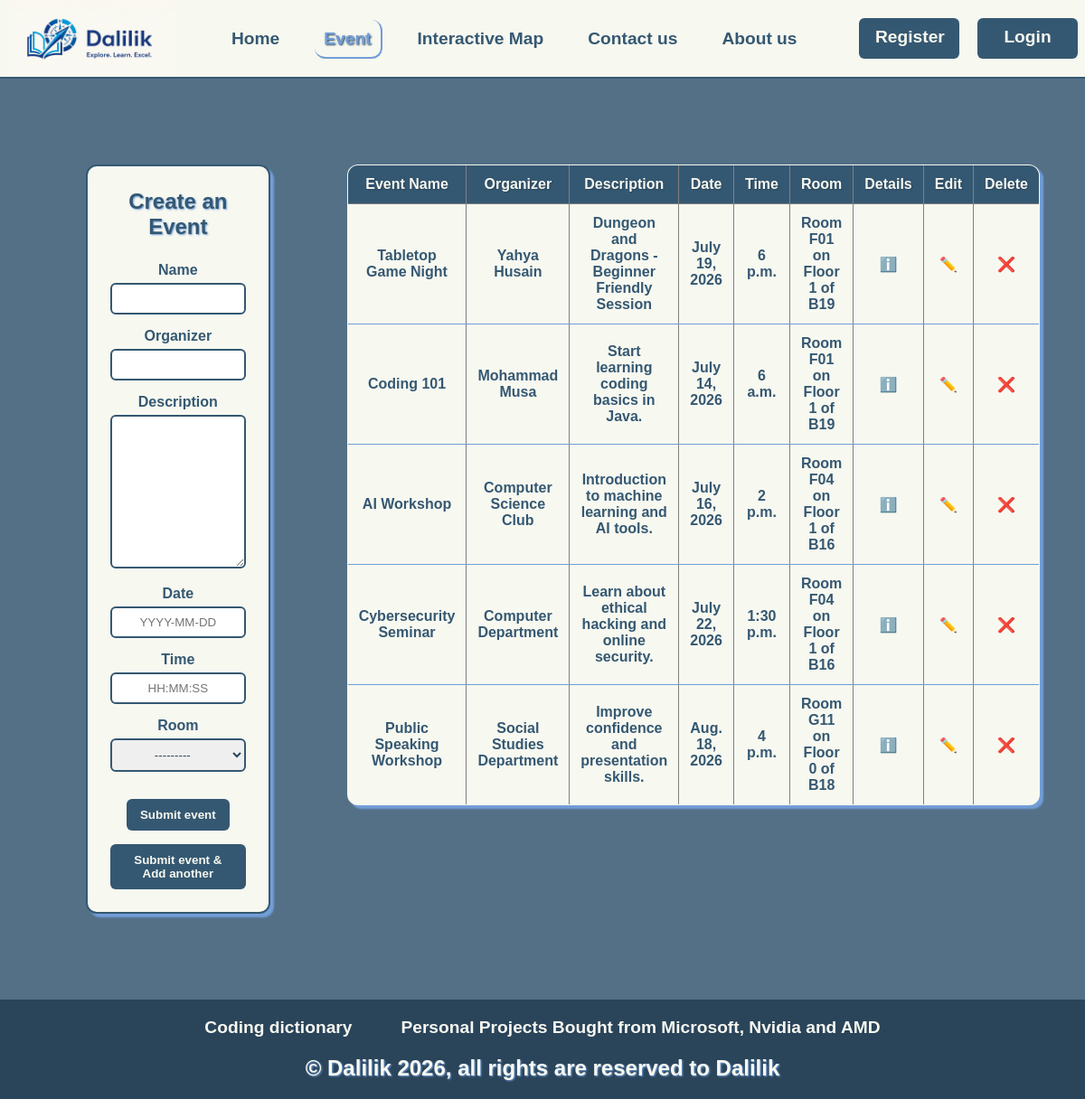
Before: /Event.html with the older database file.
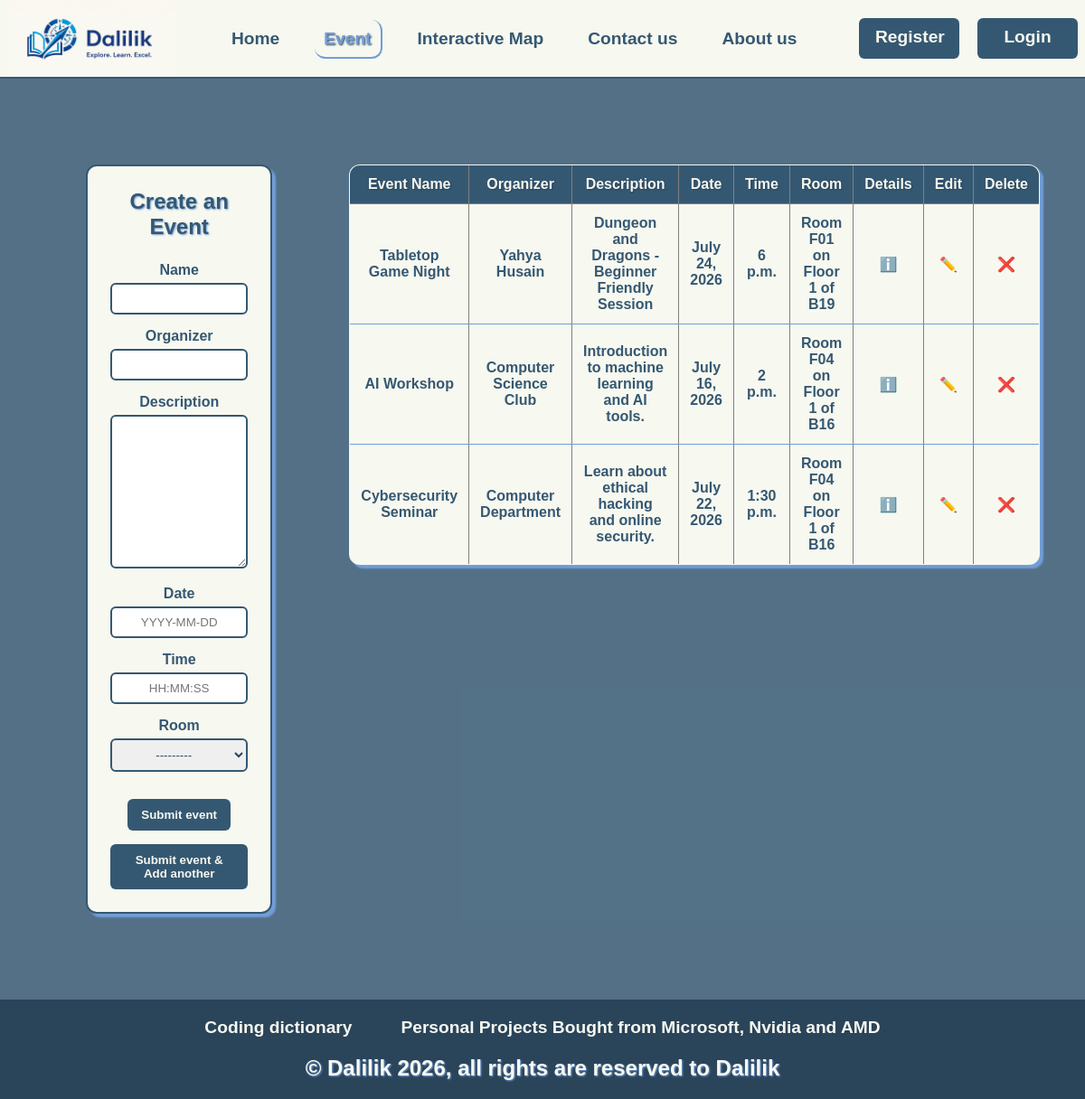
After: the same page with the newer database file.
### pages2/models.py (models this page shows, shortened)
class Building(models.Model):
    name = models.CharField(max_length=100)
    map = models.ForeignKey(Map, on_delete=models.CASCADE, related_name='buildings')
    description = models.TextField()
    picture = models.ImageField(upload_to='buildings/', blank=True)

class Event(models.Model):
    name = models.CharField(max_length=100)
    organizer = models.CharField(max_length=100, default="")
    description = models.TextField()
    date = models.DateField()
    time = models.TimeField()
    room = models.ForeignKey(Room, on_delete=models.CASCADE, related_name='events')

class Room(models.Model):
    number = models.CharField(max_length=10)
    floor = models.ForeignKey(Floor, on_delete=models.CASCADE, related_name='rooms')
    description = models.TextField()
    picture = models.ImageField(upload_to='rooms/', blank=True)
    def __str__(self):
        return f"Room {self.number} on {self.floor}"

class Floor(models.Model):
    number = models.IntegerField()
    building = models.ForeignKey(Building, on_delete=models.CASCADE, related_name='floors')
    description = models.TextField()
    picture = models.ImageField(upload_to='floors/', blank=True)
    def __str__(self):
        return f"Floor {self.number} of {self.building.name}"

### pages2/views.py (the view)
# urls.py: path('Event.html', views.event, name='event'),
def event(request):
    event_form = EventForm()
    events = Event.objects.all()
    return render(request, 'Event/Event.html', {"active_page": "event", "events": events, "event_form": event_form})

### pages2/forms.py
class EventForm(forms.ModelForm):
    class Meta:
        model = Event
        fields = ['name', 'organizer', 'description', 'date', 'time', 'room']
        widgets = {
            "date": forms.DateInput(attrs={
                "placeholder": "YYYY-MM-DD",
            }),
            "time": forms.TimeInput(attrs={
                "placeholder": "HH:MM:SS",
            }),
        }
    def __init__(self, *args, **kwargs):
        super().__init__(*args, **kwargs)
        self.label_suffix = ""

### pages2/templates/Event/Event.html (shortened to what this page needs)
{% extends "base.html" %}
{% load static %}
{% block main-content%}
<section class="event-page">
    <div class="event-form">
        <h2>Create an Event</h2>
        <form method="post" action="{% url 'event_create' %}">
            {{ event_form.as_p }}
            <button type="submit" name="action" value="save">Submit event</button>
            <button type="submit" name="action" value="save_add">Submit event & Add another</button>
        </form>
    </div>
    <div class="event-table">
        {% if events %}
	        <table border="1" class="tableinformation">
		        <thead>
			        <tr>
				        <th>Event Name</th>
				        <th>Organizer</th>
				        <th>Description</th>
				        <th>Date</th>
                        <th>Time</th>
				        <th>Room</th>
                        <th>Details</th>
                        <th>Edit</th>
                        <th>Delete</th>
			        </tr>
		        </thead>
                <tbody>
                {% for event in events %}
                    <tr>
                        <td>{{ event.name }}</td>
                        <td>{{ event.organizer }}</td>
                        <td>{{ event.description }}</td>
                        <td>{{ event.date }}</td>
                        <td>{{ event.time }}</td>
                        <td>{{ event.room }}</td>
                        <td>
                            <a href="{% url 'event_detail' event.id %}" class="event-name">
                                ℹ️
                            </a>
                        </td>
                        <td>
                            <a href="{% url 'event_edit' event.id %}" class="event-name">
                                ✏️
                            </a>
                        </td>
                        <td>
                            <a href="{% url 'event_delete' event.id %}" class="event-name">
                                ❌
                            </a>
                        </td>
                    </tr>
                {% endfor %}
                </tbody>
            </table>
        {% else %}
            <p>No events found.</p>
        {% endif %}
    </div>
</section>
{% endblock%}

### pages2/templates/base.html (shortened to what this page needs)
{% load static %}
<!DOCTYPE html>
<html lang = "en">
    <head>
        <link rel="stylesheet" href="{% static 'css/stylesheet.css' %}">
    </head>
    <body>
        {% include "includes/navbar.html" %}
        {% block main-content%}{% endblock%}
        {% include "includes/footer.html" %}
    </body>
</html>

### pages2/templates/includes/navbar.html (shortened to what this page needs)
{% load static %}
<div class="menu">
    <header>
        <img src="{% static 'images/project logo 5.png' %}" alt="Website logo" class="logo">
        <nav>
            <a href="{% url 'index' %}" class="Link {% if active_page == 'home' %}active{% endif %}">Home</a>
            <a href="{% url 'event' %}" class="Link {% if active_page == 'event' %}active{% endif %}">Event</a>
            <a href="{% url 'interactivemap' %}" class="Link {% if active_page == 'map' %}active{% endif %}">Interactive Map</a>
            <a href="{% url 'contact' %}" class="Link {% if active_page == 'contact' %}active{% endif %}">Contact us</a>
            <a href="{% url 'about' %}" class="Link {% if active_page == 'about' %}active{% endif %}">About us</a>
        </nav>
        {% if active_page != "activitycenter" %}
        <section>
            <a href="{% url 'register' %}" class="Link" id="btn">Register</a>
            <a href="{% url 'login' %}" class="Link" id="btn">Login</a>
        </section>
        {% endif %}
    </header>
</div>

### pages2/templates/includes/footer.html
{% load static %}
<footer>
    <a href="https://www.youtube.com/watch?v=dQw4w9WgXcQ" class="outsidelink">Coding dictionary</a>
    <a href="https://www.youtube.com/watch?v=L8XbI9aJOXk" class="outsidelink">Personal Projects Bought from Microsoft, Nvidia and AMD</a>
    <h2 class="rights">© Dalilik 2026, all rights are reserved to Dalilik</h2>
</footer>

### pages2/templates/static/css/stylesheet.css (style rules this page uses)
* { margin:0px; text-align:center ; }
header { display: grid; grid-template-columns: auto 2fr auto ; align-items: center; border-bottom: 2px solid #355872; text-align: center; background-color: #F7F8F0; }
.logo { width: auto; height: 85px; margin-left: 10px; }
.Link { padding: 10px; margin: 0 12.5px; font-family: sans-serif; color: #355872; text-decoration: none; font-size:larger; font-weight: bold; }
.Link.active { color: #729ed8; border-bottom: 2px solid #729ed8; border-right: 2px solid #729ed8; border-radius: 12px; text-shadow: 1px 1px 2px #2a445a; }
#btn { display: inline-block; padding: 10px 18px; background-color: #355872; color: #F7F8F0; border-radius: 6px; margin: 0 8px; width: 75px; height: 25px; }
footer { padding:20px 20px; background-color: #2a445a; }
.outsidelink { padding: 25px; font-family: sans-serif; color: #F7F8F0; text-decoration: none; font-size:larger; font-weight: bold; }
.rights { padding-top: 20px; font-family: sans-serif; color: #F7F8F0; text-decoration: none; font-weight: bold; text-shadow: 1px 1px 2px #729ed8; }
.tableinformation { width: 95%; margin: 45px auto; border-collapse: collapse; background-color: #F7F8F0; font-family: sans-serif; color: #355872; border-radius: 12px; overflow: hidden; box-shadow: 4px 4px 2px #729ed8; }
.tableinformation th { background-color: #355872; color: #F7F8F0; padding: 12px; text-align: center; font-weight: bold; text-shadow: 1px 1px 2px #2a445a; }
.tableinformation td { padding: 12px; text-align: center; border-bottom: 1px solid #729ed8; font-weight: bold; }
.event-page { display: grid; grid-template-columns: 1fr 2.5fr; gap: 40px; padding: 50px; background-color: rgb(53 88 114 / 85%); min-height: 700px; align-items: start; }
.event-form { margin: 45px; padding: 25px; background-color: #F7F8F0; border: 2px solid #355872; border-radius: 12px; box-shadow: 4px 4px 2px #729ed8; }
.event-form h2 { color: #355872; font-family: sans-serif; margin-bottom: 25px; text-shadow: 1px 1px 2px #729ed8; }
.event-form form p { margin-bottom: 15px; text-align: left; }
.event-form label { display: block; color: #355872; font-family: sans-serif; font-weight: bold; margin-bottom: 5px; }
.event-form input, .event-form textarea, .event-form select { width: 100%; padding: 8px; border: 2px solid #355872; border-radius: 6px; box-sizing: border-box; font-family: sans-serif; color: #2a445a; }
.event-form button { padding: 10px 15px; margin-top: 15px; background-color: #355872; color: #F7F8F0; border: none; border-radius: 6px; font-weight: bold; cursor: pointer; }
.event-name { text-decoration: none; }

Changed rows visible on the page:
removed Event: name "Coding 101", organizer "Mohammad Musa", description "Start learning coding basics in Java.", date "July 14, 2026", time "6 a.m.", room "Room F01 on Floor 1 of B19"
removed Event: name "Public Speaking Workshop", organizer "Social Studies Department", description "Improve confidence and presentation skills.", date "Aug. 18, 2026", time "4 p.m.", room "Room G11 on Floor 0 of B18"
changed Event "Tabletop Game Night": date "July 19, 2026" → "July 24, 2026"
